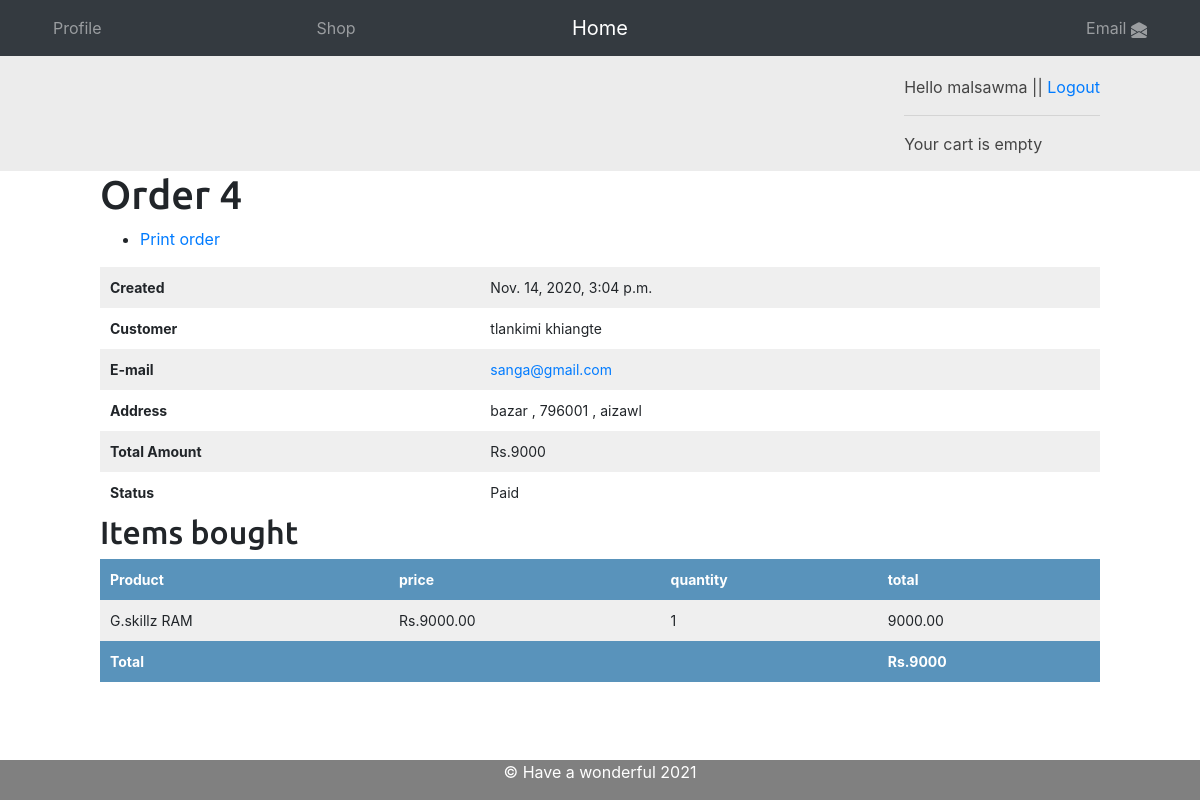
The page /orders/admin/order/4/ (signed in) on the database its author committed.
### orders/models.py (models this page shows, shortened)
class Order(models.Model):
    first_name = models.CharField(max_length=50)
    last_name = models.CharField(max_length=50)
    email = models.EmailField()
    address = models.CharField(max_length=200)
    city = models.CharField(max_length=50)
    phone = models.IntegerField(default=0)
    pin_code = models.CharField(max_length=20)
    created =models.DateTimeField(auto_now_add=True)
    updated = models.DateTimeField(auto_now=True)
    paid = models.BooleanField(default=False)
    coupon = models.ForeignKey(Coupon , on_delete=models.SET_NULL , related_name='orders', null=True , blank=True)
    discount = models.IntegerField(default=0 ,
                                    validators=[MaxValueValidator(0),
                                                MaxValueValidator(100)])
    class Meta:
        ordering =('-created',)
    def get_total_cost(self):
        total_cost =  sum(item.get_cost() for item in self.items.all())
        return int(total_cost - total_cost * (self.discount/Decimal('100')))

class OrderItem(models.Model):
    order = models.ForeignKey(Order , on_delete=models.CASCADE, related_name='items')
    product = models.ForeignKey(Product , on_delete=models.CASCADE, related_name='order_items' )
    price = models.DecimalField(max_digits=10 , decimal_places=2)
    quantity = models.PositiveIntegerField(default=1)
    def get_cost(self):
        return self.price * self.quantity

### shop/models.py (models this page shows, shortened)
class Product(models.Model):
    category = models.ForeignKey(Category , on_delete=models.CASCADE , related_name='products')
    name = models.CharField(max_length=200 , db_index=True)
    slug = models.CharField(max_length=200 , db_index=True)
    image = models.ImageField(upload_to='products/%Y/%m/%d', blank=True)
    description = models.TextField()
    price = models.DecimalField(max_digits=10 , decimal_places=2)
    available = models.BooleanField(default=True)
    created = models.DateTimeField(auto_now_add=True)
    updated = models.DateTimeField(auto_now=True)
    class Meta:
        ordering = ('name',)
        index_together = (('id', 'slug'),)

### orders/views.py (the view)
# urls.py: path('admin/order/<int:order_id>/', views.admin_order_detail , name='admin_order_detail'),
@staff_member_required
def admin_order_detail(request , order_id):
    order = get_object_or_404(Order , id=order_id)
    return render(request , 'admin/orders/order/detail.html', {'order':order})

### cart/cart.py (called while the page is built)
    def __len__(self):
        return sum(item['quantity'] for item in self.cart.values())

### cart/context_processors.py (called while the page is built)
def cart(request):
    return {'cart':Cart(request)}

### orders/templates/admin/orders/order/detail.html (shortened to what this page needs)
{% extends "shop/base.html" %}
{% load static  %}
{% block shop_content %}
  <h1>Order {{ order.id}}</h1>
  <ul class="object-tools">
    <li>
      <a href="#" onclick="window.print();">Print order</a>
    </li>
  </ul>
  <table>
    <tr>
      <th>Created</th>
      <td>{{order.created}}</td>
    </tr>
    <tr>
      <th>Customer</th>
      <td>{{order.first_name}} {{order.last_name}}</td>
    </tr>
    <tr>
      <th>E-mail</th>
      <td> <a href="mailto:{{ order.email }}">{{order.email}}</a> </td>
    </tr>
    <tr>
      <th>Address</th>
      <td>{{order.address}} , {{order.pin_code}} , {{order.city }}</td>
    </tr>
    <tr>
      <th>Total Amount</th>
      <td>Rs.{{order.get_total_cost}}</td>
    </tr>
    <tr>
      <th>Status</th>
      <td> {% if order.paid %}Paid {% else %} Pending Payment{% endif %} </td>
    </tr>
  </table>
  <div class="module">
    <div class="tabular inline-related last-related">
      <table>
        <h2>Items bought</h2>
        <thead>
          <tr>
            <th>Product</th>
            <th>price</th>
            <th>quantity</th>
            <th>total</th>
          </tr>
        </thead>
        <tbody>
          {% for item in order.items.all %}
            <tr class"row{% cycle "1" "2" %}">
              <td>{{ item.product.name}}</td>
              <td>Rs.{{ item.price}}</td>
              <td>{{item.quantity}}</td>
              <td>{{item.get_cost}}</td>
            </tr>
          {% endfor %}
          <tr class="total">
            <td colspan="3">Total</td>
            <td clas="num">Rs.{{order.get_total_cost}}</td>
          </tr>
        </tbody>
      </table>
    </div>
  </div>
{% endblock %}

### shop/templates/shop/base.html (shortened to what this page needs)
{% extends "base.html" %}
{% load static %}
{% block content %}
      <div id="subheader">
        <div class="cart">
          {% if request.user.is_authenticated %}
            Hello {{request.user.username}} ||
            <a href="{% url 'logout'%}">Logout</a>
          {% else %}
            <a href="{% url 'login' %}">Login</a>
          {% endif %}
          <br>
          <hr>
          {% with total_items=cart|length %}
            {% if cart|length > 0 %}
              Your cart:
              <a href="{% url 'cart:cart_detail' %}">{{total_items}}item{{total_items|pluralize}} || Rs.{{cart.get_total_price}}</a>
            {% else %}
              Your cart is empty
            {% endif %}
          {% endwith %}
        </div>
      </div>
      <div id="content">
        {% block shop_content %}
        {% endblock %}
      </div>
{% endblock %}

### static/css/base.css (style rules this page uses)
body { margin:0; padding:0; font-family:helvetica, sans-serif; }
h1, h2, h3, h4, h5 , h6 { font-family: 'Ubuntu', sans-serif; font-weight:normal; }
a { text-decoration:none; color:#5993bb; }
table { width:100%; border-spacing:0; border-collapse: collapse; }
table th, table td { text-align:left; font-size:14px; padding:10px; margin:0; }
tbody tr:nth-child(odd) { background:#efefef; }
thead th, tbody tr.total { background:#5993bb; color:#fff; font-weight:bold; }
#subheader { background:#ececec; color:#444; padding:15px 100px; overflow:auto; }
#subheader .cart { float:right; padding-top:4px; }
#content { padding:0 100px; overflow:hidden; }

### rows shown on the page
Order: id "4", created "Nov. 14, 2020, 3:04 p.m.", first_name "tlankimi", last_name "khiangte", email "sanga@gmail.com", address "bazar", pin_code "796001", city "aizawl", get_total_cost "9000"
OrderItem: product.name "G.skillz RAM", price "9000.00", quantity "1", get_cost "9000.00"

### other values the page prints
{{ request.user.username }} "malsawma"
